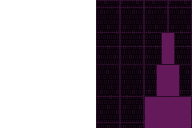
#> input picture ralsei_pet/assets/scenes/objs/desk_door_oneshot_black.png, 192 x 128 px; the run also reads 1 picture not shown here
$ python check117.py
#> lines starting #> are read from the running program, lines starting #| are printed output that depends on the picture
### ralsei_pet/modules/desk_doors.py
# -*- coding: utf-8 -*-
"""桌面 4 扇世界门的**屏幕层**摆位（第112轮续）。

用户口径（逐字）
----------------
「**放到屏幕边缘哦**」
「**不是，那个门你单独放在外面呗**」（追问「门和场景画面的关系」时的回答）
「**只桌面场景时，固定贴屏**」（追问「具体是哪种」时的回答）
「**各用原尺寸**」（追问「四扇门大小怎么定」时的回答）

⇒ 由此确定的产品口径
--------------------
1. **门不参与房间画面的缩放**。房间画面由 `fit_fraction` 决定（第110轮「砍半」= 0.5），
   门的贴图**按自己的原始像素尺寸**直接画在**屏幕坐标**上（用户「各用原尺寸」）。
   ★ 为什么必须这样：第110轮把画面砍半后，门的「房间边缘」落到了屏幕「中间」
   （2560×1600 屏上画面只占 1066×800、居中于 (747,400)）—— 用户看到的正是这个。
   把门从房间图层里**拿出来**，它才可能真贴屏幕边框。
2. **只在桌面场景显示**（用户「只桌面场景时，固定贴屏」）。
3. **四扇门贴屏幕四边中点**：正上 OneShot、正下 Niko 的家、正左 UT、正右 三角符文。
   ★ 与 `desktop.json` 的房间坐标摆位**同一套字母 ↔ 方位映射**（A 上 / B 下 / C 左 / D 右），
     只是换算到屏幕坐标后**不再乘房间缩放**。

零依赖
------
只用标准库。可被回归套件直接 import（同 `door_reveal` / `possession` 规格）。
★ 本模块**不读文件、不认识 Qt**：贴图尺寸由调用方（宿主经 `assets.sprite_size`）
   送进来 —— 保证「尺寸唯一真源」仍在资产缓存那一处。

屏幕坐标口径
------------
返回的矩形是**画布（= 整块屏幕）坐标**的 `(x, y, w, h)`，`x/y` = **左上角**。
★ 与 `scene_camera.fit_fraction` 返回的 `(w, h, ox, oy)` 不同：那里 `(ox, oy)` 是
  **偏移**，这里是**绝对左上角**。两种口径混用是本项目最贵的一类错，故函数名与
  返回键都写明 `_rect`。
"""

#: 四个方位 → 门字母（与 `desktop.json` 的房间摆位、`_routes.json` 的 `when_door` 同源）。
#: ★ 改这里等于改"门在哪条边"，**别在调用点另写一份映射**。
SIDE_LETTERS = (
    ('top', 'A'),      # OneShot
    ('bottom', 'B'),   # Niko 的家
    ('left', 'C'),     # UT
    ('right', 'D'),    # 三角符文
)

#: 门与**屏幕物理边缘**的留白（像素）。★ 默认 0 = 真贴边。
#: 用户「挨着屏幕边框」⇒ 0 是最忠实的读法；留白只作为"贴边太生硬"时的可调项。
EDGE_MARGIN = 0

#: 四扇门**共同**的缩放系数（1.0 = 各用原尺寸，用户「各用原尺寸」）。
#: ★ 保留这个旋钮是为了"万一贴边后显得太大"能一处收敛，而不是散落魔法数。
#: ★★ 第112轮续二：这是**兜底**倍率 —— 传了 `pet_box` 时走 `fit_door_scale()`
#:    逐门重算（门对齐 Ralsei 量级），这里的值只在"拿不到宠物盒"时生效。
DOOR_SCALE = 1.0

#: ★★★ 第112轮续三：门相对**宠物外接盒**的尺寸上限（用户「门的尺寸和 ralsei 的尺寸
#: **调换一下差不多**」＋「**门的稍微大一点**」）。
#: 口径：**统一倍率** —— 四扇门用**同一个 `k`** 等比放大（用户「**按原作等比放大**」），
#:   `k` 取"让**最大的那扇**恰好落进 `Ralsei 盒 × DOOR_FIT_CAP`"的值。
#:   · `1.0` = 最大的门与 Ralsei 一样大
#:   · `1.2` = 最大的门比 Ralsei 略大一圈（第112轮用户补的「稍微大一点」）
#:   · **1.6** = 第117轮用户逐字「**对了大一点都**」⇒ 在 1.2 的基础上再放大 33%
#:     （真机 2560×1600 实测：`k` 从 **0.759 → 1.012**，最大的门 D 从 137×118
#:     变成 **182×157**，约等于"回到原作像素尺寸"，且仍**略大于** Ralsei 的 144）。
#: ★★ 为什么**必须统一倍率**（第112轮这一版的核心修正）：
#:   上一个版本是**逐门**算倍率（`min(cap·Rw/dw, cap·Rh/dh)`）⇒ 每扇门都顶到
#:   "高度 = Ralsei×1.2" ⇒ **四扇门全变成 188 高** ⇒ 原作里"OneShot 门小、
#:   三角符文门巨大"的**大小关系被磨平**。用户要的恰恰是「**按原作**等比放大」：
#:   门与 Ralsei 的**比例关系**、以及门**彼此之间**的大小关系，都要照原作。
#:   ⇒ 统一 `k` 是唯一能同时满足这两条的取法（逐门算必然破坏后者）。
#: ★ 为什么用"最宽者/最高者取较小"来定 `k`：这样**没有任何一扇**越出
#:   `Ralsei 盒 × cap`（外接盒口径），而所有门之间的关系仍是原作关系。
#: ★★ 第117轮提醒：`cap` 是**唯一**的"门整体大小"旋钮 —— 用户再要"大一点"
#:   只改这一个数，**别去动各门的贴图像素**（那会破坏"按原作等比"）。
DOOR_FIT_CAP = 1.6

#: ★★★ 第112轮续三：Ralsei **标准体量**的逻辑盒（单位 = 原作逻辑像素）。
#: 口径 = **idle 动画组的容器尺寸**（= 该组所有帧的最大尺寸），真机实测 = **69×47**
#: （`deltarune_ralsei/spr_ralsei_idle_*.png` 5 帧全是 69×47）。
#: ★ 为什么取 idle 组而不是行走帧（21×41）：
#:   产品里宠物的**屏幕显示尺寸** = `动画组容器 × scale_factor`（`main.py`
#:   L15280-15289 的 `_anim_container_size`）。idle 组容器 69×47 ⇒ 2560×1600 屏上
#:   **229×156**；用户「两个尺寸调换一下差不多」看的就是**静止的 Ralsei**，
#:   所以基准必须是他**实际看到的那个体量**，而不是行走帧的 21×41。
#: ★ 为什么需要这个常量（**本轮抓到的真 bug**）：原来宠物盒取 `sprite_label.width()`
#:   —— 那是**当前动画组**的尺寸，运行期在 **229×156（idle 69×47）↔ 63×133
#:   （19×40 的帧）** 之间跳 ⇒ **门跟着一跳一跳变大小**。门尺寸该由"宠物**标准
#:   体量**"决定，不该由"此刻在播哪一组动画"决定。
PET_BOX_LOGICAL = (69, 47)

#: ★★★ 第112轮续四：Ralsei **在屏幕上最长边的硬上限**（像素）。
#: 用户口径（逐字）：「**宠物最多 1.5 个文件夹大小**」。
#: 追问后确认口径 ⇒ **1.5 × 桌面图标本体 96px = 144px**（用户选"按图标本体 96"）。
#: ★ 本机实测（2560×1600 @150%，`SPI_GETICONMETRICS` / `WindowMetrics`）：
#:   · 桌面图标**格子** = 113×113（`IconSpacing=-1130` twips ÷15 ×1.5）
#:   · 桌面图标**本体** ≈ 96px（Explorer 大图标 @150%）
#:   ⇒ 用户选了"图标本体"这一档 ⇒ **144px**。
#: ★ 为什么写成"最长边"而不是宽/高各自上限：
#:   不同动画组的宽高比不同（idle 69×47 = 1.47 宽扁；walk_down 30×40 = 0.75 竖长），
#:   统一约束**最长边**才能保证"任何动画下宠物都不会大过 1.5 个文件夹"。
#: ★ 为什么这是**屏幕像素**而非逻辑像素：用户看的是桌面上的观感
#:   （和桌面图标比大小），所以必须在"屏幕像素"这个空间比较。
PET_MAX_LONG_SIDE_PX = 144


def clamp_scale_factor_for_max_side(scale_factor, logical=PET_BOX_LOGICAL,
                                    max_side=PET_MAX_LONG_SIDE_PX):
    """把宠物渲染倍率**钳到**"最长边 ≤ `max_side`"（第112轮续四）。

    用户口径：「**宠物最多 1.5 个文件夹大小**」⇒ `max_side = 144px`。

    :param scale_factor: 期望倍率（`camera.scale × pet_scale`）。
    :param logical: 宠物逻辑体量 `(w, h)`（默认 `PET_BOX_LOGICAL` = idle 组 69×47）。
    :param max_side: 允许的最大最长边（像素）。
    :return: 钳后的倍率 `float`（**只减不增** —— 本来就小的不放大）；
        非法输入 ⇒ 原样返回 `scale_factor`（不抛，调用方自己兜底）。

    ★ 算法：`cap = max_side / max(logical_w, logical_h)`；返回 `min(scale_factor, cap)`。
      · **只减不增**：宠物本来就小（比如用户把 `pet_scale` 调到 0.4）时不该被"撑大"
        —— 用户要的是**上限**，不是固定值。
    ★ 为什么不做成"直接返回 cap"：那会把宠物锁成固定尺寸，
      用户在设置面板里调小就完全失效（违背 `PET_SCALE_MIN/MAX` 那套已有自由度）。
    """
    try:
        k = float(scale_factor)
        lw = float(logical[0])
        lh = float(logical[1])
        ms = float(max_side)
    except (TypeError, ValueError, IndexError):
        return scale_factor
    if not (k > 0.0) or k != k:          # <=0 / NaN ⇒ 原样（不猜）
        return scale_factor
    if lw <= 0 or lh <= 0 or ms <= 0:
        return scale_factor
    _long = lw if lw > lh else lh
    cap = ms / _long
    return k if k <= cap else cap


def pet_screen_box(scale_factor, logical=PET_BOX_LOGICAL):
    """Ralsei 在屏幕上的**标准**外接盒 `(w, h)`（不随动画组变化）。

    :param scale_factor: 宠物渲染倍率（`main._cached_scale_factor`
        = `camera.scale × pet_scale`）。
    :param logical: 原作的逻辑体量（默认 `PET_BOX_LOGICAL` = **69×47**，= idle 组容器）。
    :return: `(round(69×k), round(47×k))`；非法输入 ⇒ 返回 `None`
        （调用方据此退回 `sprite_label` 兜底，**不抛、不猜**）。
    """
    try:
        k = float(scale_factor)
    except (TypeError, ValueError):
        return None
    if not (k > 0.0) or k != k:          # <=0 / NaN
        return None
    try:
        lw, lh = float(logical[0]), float(logical[1])
    except (TypeError, ValueError, IndexError):
        return None
    if lw <= 0 or lh <= 0:
        return None
    return (int(round(lw * k)), int(round(lh * k)))


def fit_doors_uniform_scale(sizes, pet_box, cap=DOOR_FIT_CAP):
    """四扇门共用的**统一**等比缩放系数（第112轮续三）。

    用户口径（逐字）：「**门的尺寸和 ralsei 的尺寸调换一下差不多**」＋
    「**门的稍微大一点**」＋「**按原作等比放大**」。

    :param sizes: `{letter: (w, h)}` —— 参与的门（只含能取到尺寸的）。
    :param pet_box: 宠物在**屏幕上的**标准外接盒 `(w, h)`。
    :param cap: 允许的最大倍数（`1.2` ⇒ 最大的门 = 宠物盒 × 1.2）。
    :return: `float` 统一倍率（> 0）；非法/空输入 ⇒ `DOOR_SCALE`（**不抛、不返 0**）。

    ★★★ 为什么是**统一**倍率而不是逐门算（本轮修正的核心）：
      逐门算 `min(cap·pw/dw, cap·ph/dh)` ⇒ 每扇门都会顶到"高 = 宠物高 × cap"
      ⇒ **四扇门全成同一高度** ⇒ 原作里"OneShot 门小、三角符文门巨大"的
      **大小关系被磨平**。用户要的是「按原作等比放大」——即门与 Ralsei 的比例、
      以及门**彼此之间**的比例，都照原作。只有统一 `k` 能同时满足这两条。

    算法：`k = min( cap·pet_w / max(door_w),  cap·pet_h / max(door_h) )`
      · 两个轴各算"让**最大的那扇**刚好贴到上限"的倍率，取较小者
        ⇒ **没有任何一扇**超出 `宠物盒 × cap`。
      · 刻意**不做上限钳位**（不用 `min(1, k)`）：小的门该长大、大的门该缩下。
    """
    if not isinstance(sizes, dict) or not sizes:
        return DOOR_SCALE
    try:
        pw = float(pet_box[0])
        ph = float(pet_box[1])
        c = float(cap)
    except (TypeError, ValueError, IndexError):
        return DOOR_SCALE
    if pw <= 0 or ph <= 0 or c <= 0 or c != c:
        return DOOR_SCALE
    max_w = 0.0
    max_h = 0.0
    for _sz in sizes.values():
        try:
            dw = float(_sz[0])
            dh = float(_sz[1])
        except (TypeError, ValueError, IndexError):
            continue
        if dw <= 0 or dh <= 0:
            continue
        if dw > max_w:
            max_w = dw
        if dh > max_h:
            max_h = dh
    if max_w <= 0 or max_h <= 0:
        return DOOR_SCALE
    k = min(c * pw / max_w, c * ph / max_h)
    if not (k > 0.0) or k != k:     # <=0 / NaN
        return DOOR_SCALE
    return k


def fit_door_scale(door_size, pet_box, cap=DOOR_FIT_CAP):
    """**单扇门**相对宠物盒的等比缩放系数（保留：`plan_screen_doors` 不传
    `pet_box` 时的逐门口径 / 单独调用场景）。

    ★ 产品主路径已改用 `fit_doors_uniform_scale()`（用户「按原作等比放大」）——
      本函数保留是因为：① 它仍是"单扇门 vs 宠物盒"这个**局部问题**的正确解，
      测试与外部调用可能单独用到；② 删掉会让 `plan_screen_doors(pet_box=...)`
      的语义变模糊。★ 两者的差别**只在于是否统一倍率**，算法内核一致。

    :return: `float`（> 0）；非法输入 ⇒ `DOOR_SCALE`（**不抛、不返 0**）。
    """
    try:
        dw = float(door_size[0])
        dh = float(door_size[1])
        pw = float(pet_box[0])
        ph = float(pet_box[1])
        c = float(cap)
    except (TypeError, ValueError, IndexError):
        return DOOR_SCALE
    if dw <= 0 or dh <= 0 or pw <= 0 or ph <= 0 or c <= 0:
        return DOOR_SCALE
    if c != c:                      # NaN
        return DOOR_SCALE
    s = min(c * pw / dw, c * ph / dh)
    if not (s > 0.0) or s != s:     # <=0 / NaN
        return DOOR_SCALE
    return s


def door_screen_rect(side, size, screen_w, screen_h,
                     margin=EDGE_MARGIN, scale=DOOR_SCALE):
    """一扇门的**屏幕矩形** `(x, y, w, h)`。

    :param side: `'top'` / `'bottom'` / `'left'` / `'right'`（其它值 ⇒ `None`）。
    :param size: 门的原始像素尺寸 `(w, h)`（来自 `assets.sprite_size`）。
    :param screen_w: 屏幕宽（画布宽）。`:param screen_h:` 屏幕高。
    :param margin: 与屏幕物理边缘的留白（像素，>=0）。
    :param scale: 共同缩放（<=0 / 非数 ⇒ 用 `DOOR_SCALE`）。
    :return: `(x, y, w, h)`；任何非法输入 ⇒ `None`（**不伪装成 0 尺寸矩形**）。

    摆位规则（四边**中点**，即"门的中心与屏幕边的中点对齐"）：
      · top    → 水平居中，`y = margin`
      · bottom → 水平居中，`y = screen_h - h - margin`
      · left   → 垂直居中，`x = margin`
      · right  → 垂直居中，`x = screen_w - w - margin`
    """
    if side not in ('top', 'bottom', 'left', 'right'):
        return None
    try:
        sw = float(screen_w)
        sh = float(screen_h)
        w0 = float(size[0])
        h0 = float(size[1])
        m = float(margin)
    except (TypeError, ValueError, IndexError):
        return None
    if sw <= 0 or sh <= 0 or w0 <= 0 or h0 <= 0:
        return None
    if m != m or m < 0:                     # NaN / 负数
        m = float(EDGE_MARGIN)
    try:
        s = float(scale)
    except (TypeError, ValueError):
        s = DOOR_SCALE
    if not (s > 0.0) or s != s:             # <=0 / NaN
        s = DOOR_SCALE

    w = max(1, int(round(w0 * s)))
    h = max(1, int(round(h0 * s)))
    sw_i = int(round(sw))
    sh_i = int(round(sh))
    m_i = int(round(m))

    if side == 'top':
        x = (sw_i - w) // 2
        y = m_i
    elif side == 'bottom':
        x = (sw_i - w) // 2
        y = sh_i - h - m_i
    elif side == 'left':
        x = m_i
        y = (sh_i - h) // 2
    else:                                   # right
        x = sw_i - w - m_i
        y = (sh_i - h) // 2

    # ★ 钳进屏幕（贴边的门比屏幕还大时**不越界**：宁可缩到屏幕内，也不要画到屏幕外
    #   —— 画到屏幕外的那部分是"用户永远看不见的门"，比"小一点"更糟）。
    if x < 0:
        x = 0
    if y < 0:
        y = 0
    if x + w > sw_i:
        x = max(0, sw_i - w)
    if y + h > sh_i:
        y = max(0, sh_i - h)
    return (x, y, w, h)


def plan_screen_doors(sizes, screen_w, screen_h,
                      margin=EDGE_MARGIN, scale=DOOR_SCALE,
                      letters=None, pet_box=None):
    """四扇门的屏幕摆位清单 ⇒ `[(letter, (x, y, w, h)), ...]`。

    :param sizes: `{letter: (w, h)}` —— 只含**能取到尺寸**的门（取不到的跳过，不猜）。
    :param letters: 收敛到哪几个字母（默认 `SIDE_LETTERS` 的全部）。
        ★ 这是一个**过滤**，不是重排：返回顺序恒为 `SIDE_LETTERS` 的声明序
          （可复现，回归可逐条比对）。
    :param pet_box: ★★★ 第112轮续二/续三 —— 宠物在**屏幕上的**标准外接盒 `(w, h)`。
        给了它就**统一**走 `fit_doors_uniform_scale()`（所有门用**同一个**倍率，
        用户「门的尺寸和 ralsei 的尺寸调换一下差不多」＋「按原作等比放大」）；
        给 `None` 则退回全局 `scale`（= "各用原尺寸"的老行为，老调用点零变化）。
        ★ 为什么是**统一**倍率：逐门算会把"每扇门顶到同一高度"⇒ 原作的
          大小关系被磨平（见 `fit_doors_uniform_scale` 的 docstring）。
    :return: 列表；`sizes` 为空 / 非法 ⇒ `[]`（**不抛**）。
    """
    out = []
    if not isinstance(sizes, dict) or not sizes:
        return out
    try:
        want = set(letters) if letters else None
    except TypeError:
        want = None
    # ★ 统一倍率（所有门共用）；`pet_box` 为 None ⇒ 用传入的全局 `scale`。
    _s_uniform = scale
    if pet_box is not None:
        _s_uniform = fit_doors_uniform_scale(sizes, pet_box)
    for side, letter in SIDE_LETTERS:
        if want is not None and letter not in want:
            continue
        got = sizes.get(letter)
        if not isinstance(got, (list, tuple)) or len(got) != 2:
            continue
        r = door_screen_rect(side, got, screen_w, screen_h,
                             margin=margin, scale=_s_uniform)
        if r:
            out.append((letter, r))
    return out

### code-quality-audit/第117轮-门贴图黑光与放大/_tools/check117.py
# -*- coding: utf-8 -*-
u"""第117轮回归锁：门 A（OneShot）换「黑光」变体 ＋ 四扇门统一放大。

用户口径（逐字，10-18）
------------------------
  「**oneshot 用最后 niko 回家走的那道门，但颜色变成黑光**，
    然后 **niko 的加（家）还是用他那道**，**ut 的门就用你的那个就好**，
    对了 **大一点都**」

⇒ 拆成四组判据（**逐条对应用户的四个分句**，不多不少）：

  A 组 · 门 A = 「Niko 回家那道门」的**黑光**版
      · 贴图名 = `objs/desk_door_oneshot_black.png`（新变体）
      · 与原件 `niko_door_portal.png` **同尺寸、alpha 逐像素一致** ⇒「**那道门**」
      · 但颜色**真变了**（平均亮度显著更暗、且不是纯黑一块）
  B 组 · 门 B（Niko 的家）**不动** —— 仍是原件 `niko_door_portal.png`（亮的品红）
  C 组 · 门 C（UT）**不动** —— 仍是 `objs/desk_door_ut.png`
  D 组 · 「大一点都」⇒ `DOOR_FIT_CAP` 1.2 → **1.6**，且**行为级**验证四扇门都变大、
        仍**逐边贴屏幕物理边**、四门仍是**统一倍率**（不许借放大破坏"按原作等比"）

★ 判据纪律（本轮仍按项目铁律）
------------------------------
1. **能上 AST / JSON 就不做纯文本扫**（注释里提一句名字就误报，已五次）。
2. **每条都要有鉴别力**：能给的都配正/负控制，或至少断言"A ≠ B"先成立。
3. **不拿"代理量"当阈值**：亮度档数按**原件档数**做相对口径（原件只有 20 档平涂，
   写死 40 档会恒假 —— 第117轮 `key117_black.py` 首版正是这么翻车的）。
4. 缺文件 / PIL 不可用 ⇒ **如实 FAIL**（带 detail），**不许抛栈、不许静默跳过**。

★ 为什么"alpha 逐像素一致"是核心判据
------------------------------------
用户要的是「**那道门，但颜色变成黑光**」——不是"另画一道黑门"。alpha 逐像素一致
= 形状/轮廓/透明区完全照原作 ⇒ 门的位置、贴边、遮挡关系一个像素都不动，只换颜色。
这也是本轮生成变体时唯一的硬约束（见 `_tools/key117_black.py` 的三条硬约束）。
"""
import io
import json
import os
import sys
import ast as _ast

HERE = os.path.dirname(os.path.abspath(__file__))
ROUND = os.path.abspath(os.path.join(HERE, '..'))
# ★ 变异测试（`mutate117.py`）靠这个覆盖口把本套件指到**临时树**上跑
#   ⇒ 产线文件一个字节都不动。默认值 = 本轮目录往上三层（= 仓库根）。
ROOT = os.path.abspath(os.environ.get('RALSEI_ROUND117_ROOT')
                       or os.path.join(HERE, '..', '..', '..'))

OBJS = os.path.join(ROOT, 'ralsei_pet', 'assets', 'scenes', 'objs')
DESKTOP_JSON = os.path.join(ROOT, 'ralsei_pet', 'assets', 'scenes', 'desktop.json')
DESK_DOORS = os.path.join(ROOT, 'ralsei_pet', 'modules', 'desk_doors.py')

PNG_A = os.path.join(OBJS, 'desk_door_oneshot_black.png')
PNG_B = os.path.join(OBJS, 'niko_door_portal.png')
PNG_C = os.path.join(OBJS, 'desk_door_ut.png')
PNG_D = os.path.join(OBJS, 'desk_door_deltarune.png')

ok = fail = 0


def check(name, cond, star=False, detail=None):
    u"""`detail` 只在**失败**时打印（避免 PASS 行被噪声淹没）。"""
    global ok, fail
    if cond:
        ok += 1
        print('[PASS] %s' % name)
    else:
        fail += 1
        print('[FAIL] %s' % name)
        if detail:
            print('       detail: %s' % (detail,))


# ---------------------------------------------------------------------------
#  贴图读取（PIL）。拿不到就如实 FAIL，不抛。
# ---------------------------------------------------------------------------
_Image = None
_PIL_ERR = None
try:
    from PIL import Image as _Image
except Exception as _e:                                         # noqa: BLE001
    _PIL_ERR = repr(_e)
    _Image = None


def _load(path):
    u"""读成 RGBA 并返 `(size, [ (r,g,b,a), ... ])`；不可用 ⇒ `(None, None)`。"""
    if _Image is None or not os.path.isfile(path):
        return None, None
    try:
        im = _Image.open(path).convert('RGBA')
#> im is the input picture: PIL image 192x128 RGBA; mean R, G, B, A 19.7, 5.8, 19.9, 127.5
        return im.size, list(im.getdata())
    except Exception:                                           # noqa: BLE001
        return None, None


def _lum(t):
    r, g, b = t[0], t[1], t[2]
    return 0.299 * r + 0.587 * g + 0.114 * b


def _visible(px):
    return [t for t in px if t[3] > 0]


def _median(vals):
    if not vals:
        return 0.0
    s = sorted(vals)
    return s[len(s) // 2]


print('=== A. 门 A（OneShot）= 「Niko 回家那道门」的**黑光**版 ===')

# A0 先把三张图读进来（缺一张就在下面各自的判据里如实报红）
_szA, _pxA = _load(PNG_A)
_szB, _pxB = _load(PNG_B)
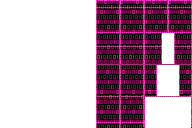
#> input picture ralsei_pet/assets/scenes/objs/niko_door_portal.png, 192 x 128 px
#> in _load, im is the input picture: PIL image 192x128 RGBA; mean R, G, B, A 59.5, 31.2, 49.1, 127.5
_szC, _pxC = _load(PNG_C)
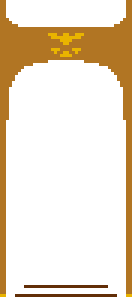
#> input picture ralsei_pet/assets/scenes/objs/desk_door_ut.png, 44 x 99 px (shown 3 times larger)
#> in _load, im is the input picture: PIL image 44x99 RGBA; mean R, G, B, A 41.3, 27.3, 7.5, 60.3
_szD, _pxD = _load(PNG_D)
#> (the rest of the program and of its run is left out)
